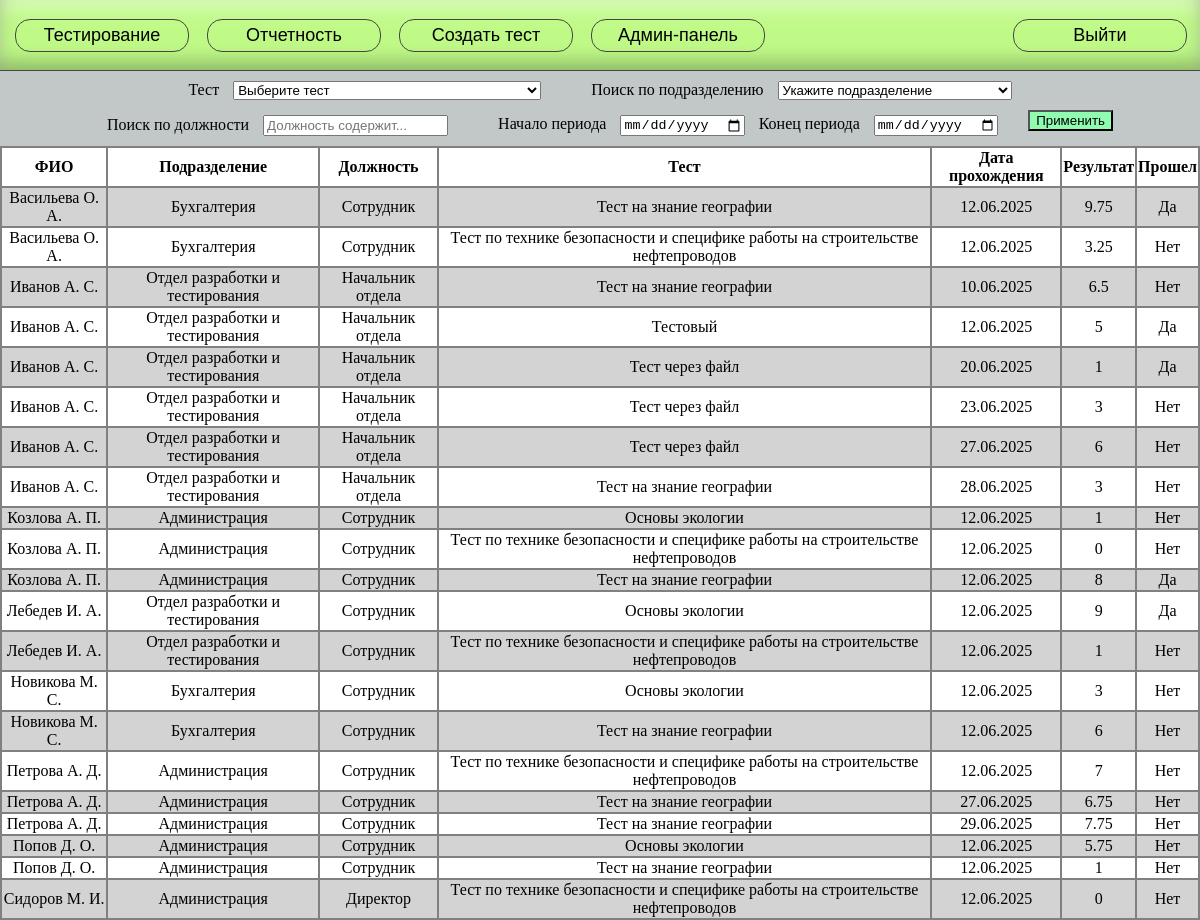
The page /reports/summary (signed in) on the database its author committed.
### main/models.py (models this page shows, shortened)
class Result(models.Model):
    test = models.ForeignKey(Test, on_delete=models.CASCADE)
    worker = models.ForeignKey(Worker, on_delete=models.CASCADE)
    result = models.FloatField(null=True)
    is_passed = models.BooleanField(null=True, default=False)
    start_date = models.DateTimeField(null=False)
    finish_date = models.DateTimeField(null=True)

class Worker(models.Model):
    worker_roles = [
        ('admin', 'Администратор'),
        ('curator', 'Куратор'),
        ('worker', 'Сотрудник'),
    ]
    user = models.OneToOneField(User, on_delete=models.CASCADE)
    role = models.CharField(choices=worker_roles)
    departament = models.ForeignKey(Departament, on_delete=models.CASCADE)
    job_title = models.CharField(max_length=255, null=True)
    full_name = models.CharField(max_length=255, null=False)

class Departament(models.Model):
    departament_name = models.CharField(max_length=255, null=False)

class Test(models.Model):
    test_name = models.CharField(max_length=255, null=False)
    test_description = models.CharField(max_length=1000, null=True, blank=True,
                                        default='Описание отсутствует')
    curator = models.ForeignKey(Worker, on_delete=models.CASCADE)
    max_tries = models.IntegerField(null=True, default=2)
    questions_per_attempt = models.IntegerField(null=True, default=10)
    time_limit = models.IntegerField(null=True, default=20)
    percentage_to_pass = models.IntegerField(null=True, default=80)

### main/views.py (the view)
# urls.py: path('reports/summary', summary_view, name='summary'),
@login_required(login_url='login')
def summary_view(request):
    role = get_role(request.user)
    worker = Worker.objects.get(user=request.user)
    departments = Departament.objects.all()
    if role in ['admin']:
        results = Result.objects.filter(finish_date__isnull=False)
        tests = Test.objects.all()
        pass
    elif role in ['curator']:
        results = Result.objects.filter(test__curator=worker, finish_date__isnull=False)
        tests = Test.objects.filter(curator=worker)
        pass
    else:
        return render(request, '403.html', {'messages': ['В доступе отказано']})
    results = results.order_by('worker__full_name')
    if not tests.exists():
        return render(request, 'analysis_page.html', {
            'tests': results,
            'messages': ['Вы не являетесь куратором ни одного теста'],
        })
    for result in results:
        result.result = int(result.result) if round(result.result, 5) == int(result.result) \
            else round(result.result, 5)
    if request.method == 'GET':
        if 'test' in request.GET.keys():
            chosen_test_id = request.GET['test']
            chosen_departament_id = request.GET['departament']
            job_title = request.GET['job_title']
            start_date = request.GET['start-date']
            end_date = request.GET['end-date']
            if chosen_test_id:
                results = results.filter(test__id=chosen_test_id)
            if chosen_departament_id:
                results = results.filter(worker__departament__id=chosen_departament_id)
            if job_title:
                filtered_results = []
                for result in results:
                    if job_title.lower() in result.worker.job_title.lower():
                        filtered_results.append(result)
                results = filtered_results
            results = results.filter(finish_date__gt=start_date) if start_date != '' else results
            results = results.filter(finish_date__lt=end_date) if end_date != '' else results
    return render(request, 'summary.html', {
        'results': results,
        'tests': tests,
        'departments': departments,
    })

### main/views.py (called while the page is built)
def get_role(user):
    worker = Worker.objects.get(user=user)
    if worker.role == 'admin':
        return 'admin'
    if worker.role == 'curator':
        return 'curator'
    if worker.role == 'worker':
        return 'worker'

### templates/summary.html (shortened to what this page needs)
{% extends 'header.html' %}
{% load static %}
{% block styles %}
    <link href="{% static '/css/summary.css' %}" rel="stylesheet">
{% endblock styles %}
{% block body %}
<div class="summary-content">
    <form class="filter" action="" method="get">
        <div class="filter-row">
            <label>Тест</label>
            <select name="test">
                <option value="">Выберите тест</option>
            </select>
        </div>
        <div class="filter-row">
            <label for="departament">Поиск по подразделению</label>
            <select id="departament" name="departament">
                <option value="">Укажите подразделение</option>
            </select>
        </div>
        <div class="filter-row">
            <label for="job_title">Поиск по должности</label>
            <input type="text" id="job_title" name="job_title" placeholder="Должность содержит...">
        </div>
        <div class="filter-row">
            <label>Начало периода</label>
            <input type="date" name="start-date">
            <label>Конец периода</label>
            <input type="date" name="end-date">
        </div>
        <div class="search-btn">
            <input class="submit" type="submit" value="Применить">
        </div>
        </form>
    <div class="summary-table-wrapper">
        <table class="summary-table">
            <thead>
                <tr>
                    <th>ФИО</th>
                    <th>Подразделение</th>
                    <th>Должность</th>
                    <th>Тест</th>
                    <th>Дата прохождения</th>
                    <th>Результат</th>
                    <th>Прошел</th>
                </tr>
            </thead>
            <tbody>
                {% for result in results %}
                <tr style="background: {% cycle 'lightgrey' 'white' %}">
                    <td><a href="/reports/protocols/{{ result.test.id }}/{{ result.id }}">
                        {{ result.worker.full_name }}</a></td>
                    <td><a href="/reports/protocols/{{ result.test.id }}/{{ result.id }}">
                        {{ result.worker.departament.departament_name }}</a></td>
                    <td><a href="/reports/protocols/{{ result.test.id }}/{{ result.id }}">
                        {{ result.worker.job_title }}</a></td>
                    <td><a href="/reports/protocols/{{ result.test.id }}/{{ result.id }}">
                        {{ result.test.test_name }}</a></td>
                    <td><a href="/reports/protocols/{{ result.test.id }}/{{ result.id }}">
                        {{ result.finish_date|date:"d.m.Y" }}</a></td>
                    <td><a href="/reports/protocols/{{ result.test.id }}/{{ result.id }}">
                        {{ result.result }}</a></td>
                    <td><a href="/reports/protocols/{{ result.test.id }}/{{ result.id }}">
                        {% if result.is_passed %}Да{% else %}Нет{% endif %}</a></td>
                </tr>
                {% endfor %}
            </tbody>
        </table>
    </div>
</div>
{% endblock %}

### static/css/header.css (style rules this page uses)
body { background: white; margin: 0; }

### rows shown on the page
Result: worker.full_name "Васильева О. А.", worker.departament.departament_name "Бухгалтерия", worker.job_title "Сотрудник", test.test_name "Тест на знание географии", finish_date "12.06.2025", result "9.75", is_passed "Да"
Result: worker.full_name "Васильева О. А.", worker.departament.departament_name "Бухгалтерия", worker.job_title "Сотрудник", test.test_name "Тест по технике безопасности и специфике работы на строительстве нефтепроводов", finish_date "12.06.2025", result "3.25", is_passed "Нет"
Result: worker.full_name "Иванов А. С.", worker.departament.departament_name "Отдел разработки и тестирования", worker.job_title "Начальник отдела", test.test_name "Тест на знание географии", finish_date "10.06.2025", result "6.5", is_passed "Нет"
Result: worker.full_name "Иванов А. С.", worker.departament.departament_name "Отдел разработки и тестирования", worker.job_title "Начальник отдела", test.test_name "Тестовый", finish_date "12.06.2025", result "5", is_passed "Да"
Result: worker.full_name "Иванов А. С.", worker.departament.departament_name "Отдел разработки и тестирования", worker.job_title "Начальник отдела", test.test_name "Тест через файл", finish_date "20.06.2025", result "1", is_passed "Да"
Result: worker.full_name "Иванов А. С.", worker.departament.departament_name "Отдел разработки и тестирования", worker.job_title "Начальник отдела", test.test_name "Тест через файл", finish_date "23.06.2025", result "3", is_passed "Нет"
Result: worker.full_name "Иванов А. С.", worker.departament.departament_name "Отдел разработки и тестирования", worker.job_title "Начальник отдела", test.test_name "Тест через файл", finish_date "27.06.2025", result "6", is_passed "Нет"
Result: worker.full_name "Иванов А. С.", worker.departament.departament_name "Отдел разработки и тестирования", worker.job_title "Начальник отдела", test.test_name "Тест на знание географии", finish_date "28.06.2025", result "3", is_passed "Нет"
Result: worker.full_name "Козлова А. П.", worker.departament.departament_name "Администрация", worker.job_title "Сотрудник", test.test_name "Основы экологии", finish_date "12.06.2025", result "1", is_passed "Нет"
Result: worker.full_name "Козлова А. П.", worker.departament.departament_name "Администрация", worker.job_title "Сотрудник", test.test_name "Тест по технике безопасности и специфике работы на строительстве нефтепроводов", finish_date "12.06.2025", result "0", is_passed "Нет"
Result: worker.full_name "Козлова А. П.", worker.departament.departament_name "Администрация", worker.job_title "Сотрудник", test.test_name "Тест на знание географии", finish_date "12.06.2025", result "8", is_passed "Да"
Result: worker.full_name "Лебедев И. А.", worker.departament.departament_name "Отдел разработки и тестирования", worker.job_title "Сотрудник", test.test_name "Основы экологии", finish_date "12.06.2025", result "9", is_passed "Да"
Result: worker.full_name "Лебедев И. А.", worker.departament.departament_name "Отдел разработки и тестирования", worker.job_title "Сотрудник", test.test_name "Тест по технике безопасности и специфике работы на строительстве нефтепроводов", finish_date "12.06.2025", result "1", is_passed "Нет"
Result: worker.full_name "Новикова М. С.", worker.departament.departament_name "Бухгалтерия", worker.job_title "Сотрудник", test.test_name "Основы экологии", finish_date "12.06.2025", result "3", is_passed "Нет"
Result: worker.full_name "Новикова М. С.", worker.departament.departament_name "Бухгалтерия", worker.job_title "Сотрудник", test.test_name "Тест на знание географии", finish_date "12.06.2025", result "6", is_passed "Нет"
Result: worker.full_name "Петрова А. Д.", worker.departament.departament_name "Администрация", worker.job_title "Сотрудник", test.test_name "Тест по технике безопасности и специфике работы на строительстве нефтепроводов", finish_date "12.06.2025", result "7", is_passed "Нет"
Result: worker.full_name "Петрова А. Д.", worker.departament.departament_name "Администрация", worker.job_title "Сотрудник", test.test_name "Тест на знание географии", finish_date "27.06.2025", result "6.75", is_passed "Нет"
Result: worker.full_name "Петрова А. Д.", worker.departament.departament_name "Администрация", worker.job_title "Сотрудник", test.test_name "Тест на знание географии", finish_date "29.06.2025", result "7.75", is_passed "Нет"
Result: worker.full_name "Попов Д. О.", worker.departament.departament_name "Администрация", worker.job_title "Сотрудник", test.test_name "Основы экологии", finish_date "12.06.2025", result "5.75", is_passed "Нет"
Result: worker.full_name "Попов Д. О.", worker.departament.departament_name "Администрация", worker.job_title "Сотрудник", test.test_name "Тест на знание географии", finish_date "12.06.2025", result "1", is_passed "Нет"
Result: worker.full_name "Сидоров М. И.", worker.departament.departament_name "Администрация", worker.job_title "Директор", test.test_name "Тест по технике безопасности и специфике работы на строительстве нефтепроводов", finish_date "12.06.2025", result "0", is_passed "Нет"
